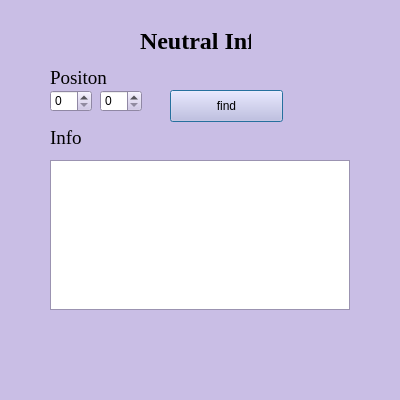
<?xml version="1.0" encoding="UTF-8"?>
<ui version="4.0">
 <class>NeutralInfo</class>
 <widget class="QDialog" name="NeutralInfo">
  <property name="geometry">
   <rect>
    <x>0</x>
    <y>0</y>
    <width>400</width>
    <height>400</height>
   </rect>
  </property>
  <property name="palette">
   <palette>
    <active>
     <colorrole role="WindowText">
      <brush brushstyle="SolidPattern">
       <color alpha="255">
        <red>0</red>
        <green>0</green>
        <blue>0</blue>
       </color>
      </brush>
     </colorrole>
     <colorrole role="Button">
      <brush brushstyle="SolidPattern">
       <color alpha="255">
        <red>201</red>
        <green>190</green>
        <blue>229</blue>
       </color>
      </brush>
     </colorrole>
     <colorrole role="Light">
      <brush brushstyle="SolidPattern">
       <color alpha="255">
        <red>255</red>
        <green>255</green>
        <blue>255</blue>
       </color>
      </brush>
     </colorrole>
     <colorrole role="Midlight">
      <brush brushstyle="SolidPattern">
       <color alpha="255">
        <red>228</red>
        <green>222</green>
        <blue>242</blue>
       </color>
      </brush>
     </colorrole>
     <colorrole role="Dark">
      <brush brushstyle="SolidPattern">
       <color alpha="255">
        <red>100</red>
        <green>95</green>
        <blue>114</blue>
       </color>
      </brush>
     </colorrole>
     <colorrole role="Mid">
      <brush brushstyle="SolidPattern">
       <color alpha="255">
        <red>134</red>
        <green>126</green>
        <blue>152</blue>
       </color>
      </brush>
     </colorrole>
     <colorrole role="Text">
      <brush brushstyle="SolidPattern">
       <color alpha="255">
        <red>0</red>
        <green>0</green>
        <blue>0</blue>
       </color>
      </brush>
     </colorrole>
     <colorrole role="BrightText">
      <brush brushstyle="SolidPattern">
       <color alpha="255">
        <red>255</red>
        <green>255</green>
        <blue>255</blue>
       </color>
      </brush>
     </colorrole>
     <colorrole role="ButtonText">
      <brush brushstyle="SolidPattern">
       <color alpha="255">
        <red>0</red>
        <green>0</green>
        <blue>0</blue>
       </color>
      </brush>
     </colorrole>
     <colorrole role="Base">
      <brush brushstyle="SolidPattern">
       <color alpha="255">
        <red>255</red>
        <green>255</green>
        <blue>255</blue>
       </color>
      </brush>
     </colorrole>
     <colorrole role="Window">
      <brush brushstyle="SolidPattern">
       <color alpha="255">
        <red>201</red>
        <green>190</green>
        <blue>229</blue>
       </color>
      </brush>
     </colorrole>
     <colorrole role="Shadow">
      <brush brushstyle="SolidPattern">
       <color alpha="255">
        <red>0</red>
        <green>0</green>
        <blue>0</blue>
       </color>
      </brush>
     </colorrole>
     <colorrole role="AlternateBase">
      <brush brushstyle="SolidPattern">
       <color alpha="255">
        <red>228</red>
        <green>222</green>
        <blue>242</blue>
       </color>
      </brush>
     </colorrole>
     <colorrole role="ToolTipBase">
      <brush brushstyle="SolidPattern">
       <color alpha="255">
        <red>255</red>
        <green>255</green>
        <blue>220</blue>
       </color>
      </brush>
     </colorrole>
     <colorrole role="ToolTipText">
      <brush brushstyle="SolidPattern">
       <color alpha="255">
        <red>0</red>
        <green>0</green>
        <blue>0</blue>
       </color>
      </brush>
     </colorrole>
     <colorrole role="PlaceholderText">
      <brush brushstyle="SolidPattern">
       <color alpha="128">
        <red>0</red>
        <green>0</green>
        <blue>0</blue>
       </color>
      </brush>
     </colorrole>
    </active>
    <inactive>
     <colorrole role="WindowText">
      <brush brushstyle="SolidPattern">
       <color alpha="255">
        <red>0</red>
        <green>0</green>
        <blue>0</blue>
       </color>
      </brush>
     </colorrole>
     <colorrole role="Button">
      <brush brushstyle="SolidPattern">
       <color alpha="255">
        <red>201</red>
        <green>190</green>
        <blue>229</blue>
       </color>
      </brush>
     </colorrole>
     <colorrole role="Light">
      <brush brushstyle="SolidPattern">
       <color alpha="255">
        <red>255</red>
        <green>255</green>
        <blue>255</blue>
       </color>
      </brush>
     </colorrole>
     <colorrole role="Midlight">
      <brush brushstyle="SolidPattern">
       <color alpha="255">
        <red>228</red>
        <green>222</green>
        <blue>242</blue>
       </color>
      </brush>
     </colorrole>
     <colorrole role="Dark">
      <brush brushstyle="SolidPattern">
       <color alpha="255">
        <red>100</red>
        <green>95</green>
        <blue>114</blue>
       </color>
      </brush>
     </colorrole>
     <colorrole role="Mid">
      <brush brushstyle="SolidPattern">
       <color alpha="255">
        <red>134</red>
        <green>126</green>
        <blue>152</blue>
       </color>
      </brush>
     </colorrole>
     <colorrole role="Text">
      <brush brushstyle="SolidPattern">
       <color alpha="255">
        <red>0</red>
        <green>0</green>
        <blue>0</blue>
       </color>
      </brush>
     </colorrole>
     <colorrole role="BrightText">
      <brush brushstyle="SolidPattern">
       <color alpha="255">
        <red>255</red>
        <green>255</green>
        <blue>255</blue>
       </color>
      </brush>
     </colorrole>
     <colorrole role="ButtonText">
      <brush brushstyle="SolidPattern">
       <color alpha="255">
        <red>0</red>
        <green>0</green>
        <blue>0</blue>
       </color>
      </brush>
     </colorrole>
     <colorrole role="Base">
      <brush brushstyle="SolidPattern">
       <color alpha="255">
        <red>255</red>
        <green>255</green>
        <blue>255</blue>
       </color>
      </brush>
     </colorrole>
     <colorrole role="Window">
      <brush brushstyle="SolidPattern">
       <color alpha="255">
        <red>201</red>
        <green>190</green>
        <blue>229</blue>
       </color>
      </brush>
     </colorrole>
     <colorrole role="Shadow">
      <brush brushstyle="SolidPattern">
       <color alpha="255">
        <red>0</red>
        <green>0</green>
        <blue>0</blue>
       </color>
      </brush>
     </colorrole>
     <colorrole role="AlternateBase">
      <brush brushstyle="SolidPattern">
       <color alpha="255">
        <red>228</red>
        <green>222</green>
        <blue>242</blue>
       </color>
      </brush>
     </colorrole>
     <colorrole role="ToolTipBase">
      <brush brushstyle="SolidPattern">
       <color alpha="255">
        <red>255</red>
        <green>255</green>
        <blue>220</blue>
       </color>
      </brush>
     </colorrole>
     <colorrole role="ToolTipText">
      <brush brushstyle="SolidPattern">
       <color alpha="255">
        <red>0</red>
        <green>0</green>
        <blue>0</blue>
       </color>
      </brush>
     </colorrole>
     <colorrole role="PlaceholderText">
      <brush brushstyle="SolidPattern">
       <color alpha="128">
        <red>0</red>
        <green>0</green>
        <blue>0</blue>
       </color>
      </brush>
     </colorrole>
    </inactive>
    <disabled>
     <colorrole role="WindowText">
      <brush brushstyle="SolidPattern">
       <color alpha="255">
        <red>100</red>
        <green>95</green>
        <blue>114</blue>
       </color>
      </brush>
     </colorrole>
     <colorrole role="Button">
      <brush brushstyle="SolidPattern">
       <color alpha="255">
        <red>201</red>
        <green>190</green>
        <blue>229</blue>
       </color>
      </brush>
     </colorrole>
     <colorrole role="Light">
      <brush brushstyle="SolidPattern">
       <color alpha="255">
        <red>255</red>
        <green>255</green>
        <blue>255</blue>
       </color>
      </brush>
     </colorrole>
     <colorrole role="Midlight">
      <brush brushstyle="SolidPattern">
       <color alpha="255">
        <red>228</red>
        <green>222</green>
        <blue>242</blue>
       </color>
      </brush>
     </colorrole>
     <colorrole role="Dark">
      <brush brushstyle="SolidPattern">
       <color alpha="255">
        <red>100</red>
        <green>95</green>
        <blue>114</blue>
       </color>
      </brush>
     </colorrole>
     <colorrole role="Mid">
      <brush brushstyle="SolidPattern">
       <color alpha="255">
        <red>134</red>
        <green>126</green>
        <blue>152</blue>
       </color>
      </brush>
     </colorrole>
     <colorrole role="Text">
      <brush brushstyle="SolidPattern">
       <color alpha="255">
        <red>100</red>
        <green>95</green>
        <blue>114</blue>
       </color>
      </brush>
     </colorrole>
     <colorrole role="BrightText">
      <brush brushstyle="SolidPattern">
       <color alpha="255">
        <red>255</red>
        <green>255</green>
        <blue>255</blue>
       </color>
      </brush>
     </colorrole>
     <colorrole role="ButtonText">
      <brush brushstyle="SolidPattern">
       <color alpha="255">
        <red>100</red>
        <green>95</green>
        <blue>114</blue>
       </color>
      </brush>
     </colorrole>
     <colorrole role="Base">
      <brush brushstyle="SolidPattern">
       <color alpha="255">
        <red>201</red>
        <green>190</green>
        <blue>229</blue>
       </color>
      </brush>
     </colorrole>
     <colorrole role="Window">
      <brush brushstyle="SolidPattern">
       <color alpha="255">
        <red>201</red>
        <green>190</green>
        <blue>229</blue>
       </color>
      </brush>
     </colorrole>
     <colorrole role="Shadow">
      <brush brushstyle="SolidPattern">
       <color alpha="255">
        <red>0</red>
        <green>0</green>
        <blue>0</blue>
       </color>
      </brush>
     </colorrole>
     <colorrole role="AlternateBase">
      <brush brushstyle="SolidPattern">
       <color alpha="255">
        <red>201</red>
        <green>190</green>
        <blue>229</blue>
       </color>
      </brush>
     </colorrole>
     <colorrole role="ToolTipBase">
      <brush brushstyle="SolidPattern">
       <color alpha="255">
        <red>255</red>
        <green>255</green>
        <blue>220</blue>
       </color>
      </brush>
     </colorrole>
     <colorrole role="ToolTipText">
      <brush brushstyle="SolidPattern">
       <color alpha="255">
        <red>0</red>
        <green>0</green>
        <blue>0</blue>
       </color>
      </brush>
     </colorrole>
     <colorrole role="PlaceholderText">
      <brush brushstyle="SolidPattern">
       <color alpha="128">
        <red>0</red>
        <green>0</green>
        <blue>0</blue>
       </color>
      </brush>
     </colorrole>
    </disabled>
   </palette>
  </property>
  <property name="windowTitle">
   <string>Neutral Info</string>
  </property>
  <widget class="QSpinBox" name="posForInfoX">
   <property name="geometry">
    <rect>
     <x>50</x>
     <y>90</y>
     <width>42</width>
     <height>22</height>
    </rect>
   </property>
  </widget>
  <widget class="QLabel" name="label_2">
   <property name="geometry">
    <rect>
     <x>50</x>
     <y>70</y>
     <width>59</width>
     <height>16</height>
    </rect>
   </property>
   <property name="font">
    <font>
     <family>Times New Roman</family>
     <pointsize>14</pointsize>
    </font>
   </property>
   <property name="text">
    <string>Positon</string>
   </property>
  </widget>
  <widget class="QSpinBox" name="posForInfoY">
   <property name="geometry">
    <rect>
     <x>100</x>
     <y>90</y>
     <width>42</width>
     <height>22</height>
    </rect>
   </property>
  </widget>
  <widget class="QTextEdit" name="neutralInfoWindow">
   <property name="geometry">
    <rect>
     <x>50</x>
     <y>160</y>
     <width>300</width>
     <height>150</height>
    </rect>
   </property>
  </widget>
  <widget class="QLabel" name="label">
   <property name="geometry">
    <rect>
     <x>140</x>
     <y>30</y>
     <width>111</width>
     <height>21</height>
    </rect>
   </property>
   <property name="font">
    <font>
     <family>Times New Roman</family>
     <pointsize>18</pointsize>
     <weight>75</weight>
     <bold>true</bold>
    </font>
   </property>
   <property name="text">
    <string>Neutral Info</string>
   </property>
  </widget>
  <widget class="QLabel" name="label_3">
   <property name="geometry">
    <rect>
     <x>50</x>
     <y>130</y>
     <width>59</width>
     <height>16</height>
    </rect>
   </property>
   <property name="font">
    <font>
     <family>Times New Roman</family>
     <pointsize>14</pointsize>
    </font>
   </property>
   <property name="text">
    <string>Info</string>
   </property>
  </widget>
  <widget class="QPushButton" name="neutralInfoButton">
   <property name="geometry">
    <rect>
     <x>170</x>
     <y>90</y>
     <width>113</width>
     <height>32</height>
    </rect>
   </property>
   <property name="text">
    <string>find</string>
   </property>
  </widget>
 </widget>
 <resources/>
 <connections/>
</ui>
